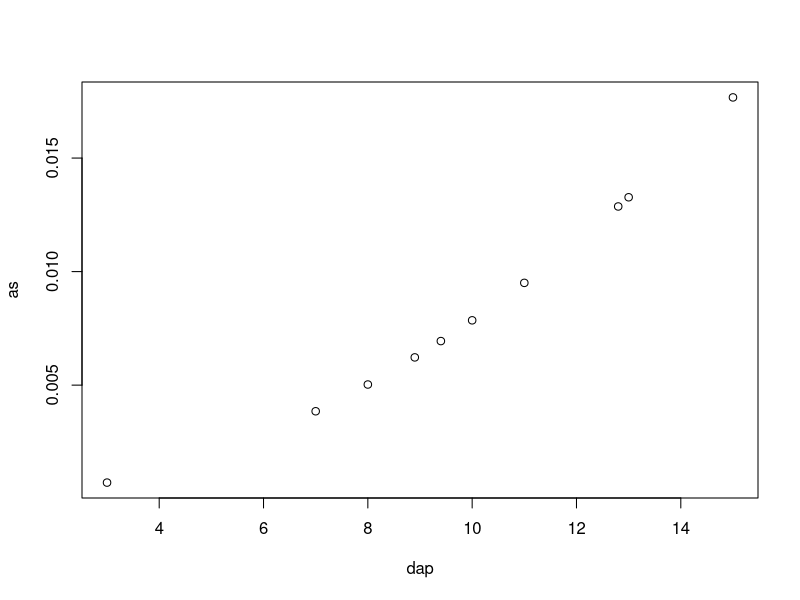

The R source for this figure:
## ---- chunk 1
knitr::opts_chunk$set(echo = TRUE)
## ---- chunk 2
2 + 2 #Suma
6 - 2 #resta
3 * 2 #Multiplicación
12/5 #División
2^3 #Potencia
2**3 
10%%3 #Módulo
12%%4
sqrt(36) #Raíz cuadrada
log(25) #Logaritmo Natural
log10(25) #Logaritmo base 10
exp(1) #Antilogaritmo o número e
## ---- chunk 3
#asignación de un valor a "x"
x <- 12 - 4
x

#asignación de un valor a "y"
y <- sqrt(x)
y

#asignación de un valor a "z"
z <- log(y*sqrt(x))
z
## ---- chunk 4
#Vector de un elemento numérico
v1 <- 2
v1
is.vector(v1) #Consulta para verificar si es un vector

#Vector de un elemento tipo caracter
v2 <- 'juan'
v2
is.vector(v2)

#Vector de un elemento lógico
v3 <- FALSE
v3
is.vector(v3)
## ---- chunk 5
#Vector de números enteros
v4 <- c(4, 8, 12, 15)
v4

#Vector de números decimales
v5 <- c(4, 8, 12, 15, sqrt(35), log(15))
v5

#Vector de números decimales
v6 <- c(4, 8, 10.7, 12, 15)
v6

#Vector de caracteres
v7 <- c(5, 8, 'juan', 'tereza')
v7
is.vector(v7)

#Vector de números caracteres
v8 <- c("nilser", 'kely', 'ronal', 'jorge')
v8

#Vector de valores lógicos
v9 <- c(TRUE, TRUE, FALSE, TRUE)
v9
is.vector(v9)

#Construción de un vector a partir de otros vectores
v10 <- c(v1, v4)
v10

#Sumando un valor a todos los elementos de un vector
v11 <- v10 + 5
v11

#Raíz cuadrada de un vector
v12 <- sqrt(v11)
v12

#Potencia de un vector
v13 <- v11**3
v13
## ---- chunk 6
#Creación del vector de diámetros 'dap'
dap <- c(8, 9.4, 11, 7, 8.9,
         10, 15, 12.8, 13, 3)
dap

#Calculando el promedio del dap
media1 <- sum(dap)/10
media1

#Cálculo el promedio del dap consultando el número de elementos del vector 'dap'
media2 <- sum(dap)/length(dap)
media2

#Promedio utilizando la función mean
media3 <- mean(dap)
media3

#Desviación estándar del dap
desvest <- sd(dap)
desvest

#Convertir el dap de cm a metros
dap_m <- dap/100
dap_m

#Calcular el área seccional de esos árboles
as <- (pi/4)*dap_m^2
as

#Graficando dap versus as
plot(dap, as)
## ---- chunk 7
#Secuencia de números enteros
v14 <- 1:10
v14

#Secuencia de números decimales
v15 <- 10.5:20
v15

#vector de números negativos
v16 <- -10:-1 
v16

#Vector de de un gran número de elementos
v17 <- 20:5000

#Consultando la longitud de 'v17'
length(v17)
## ---- chunk 8
#consultando los primeros  100 elementos de 'v17'
head(v17, 100)


#Uso de la función seq() para la creación de secuencias

#Crea una secuencia de 1 a 20, con un intervalo de 2
v18 <- seq(1, 20, 2)
v18

#Crea una secuencia de 50 a 1, con un intervalo de -4
v19 <- seq(50, 1, -4)
v19

#Crea una secuencia de 30 a 35, con un intervalo de 0.75
v20 <- seq(10, 35, 0.75)
v20

#Uso de la función rep() para la creación de repeticiones

#Repite 5 veces el número 1
v21 <- rep(1, 5)
v21

#Repite 5 veces el vector 'dap'
v22 <- rep(dap, 5)
v22
## ---- chunk 9
# Asignación de valores al vector 'a'
c(1, 2, 3) -> a
a
